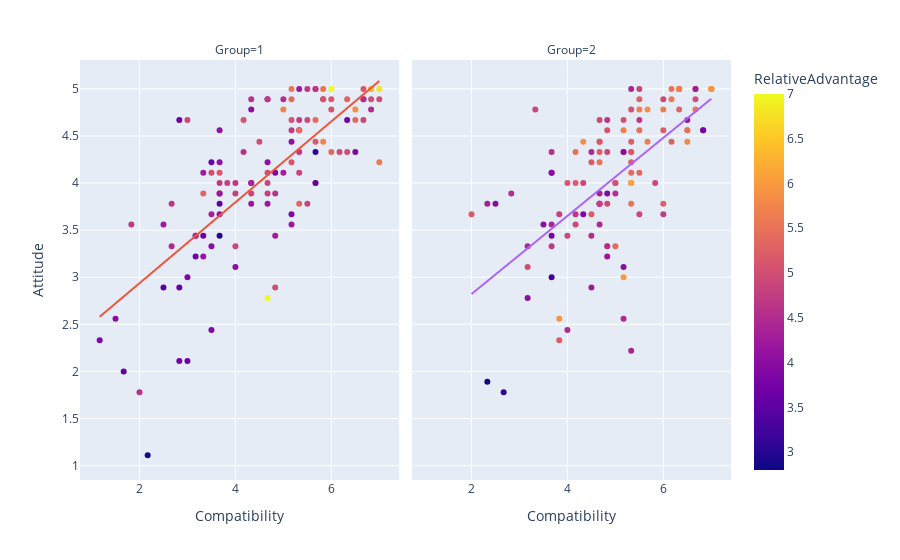

Notebook code for this chart:
### Code cell
# Compatibility predicting Attitude, grouped by group (1 = no info / 2 = info)
figRA2 = px.scatter(df, x='Compatibility', y='Attitude', facet_col='Group', color='RelativeAdvantage', trendline='ols')
figRA2.show()

# perceived behavioral control predicitng purchase intention like in the theory of planned behavior
# figAttiChoice = px.scatter(df, x='PerceivedBehavioralControl', y="PurchaseIntention", color='Group', trendline='ols')
# figAttiChoice.show()
